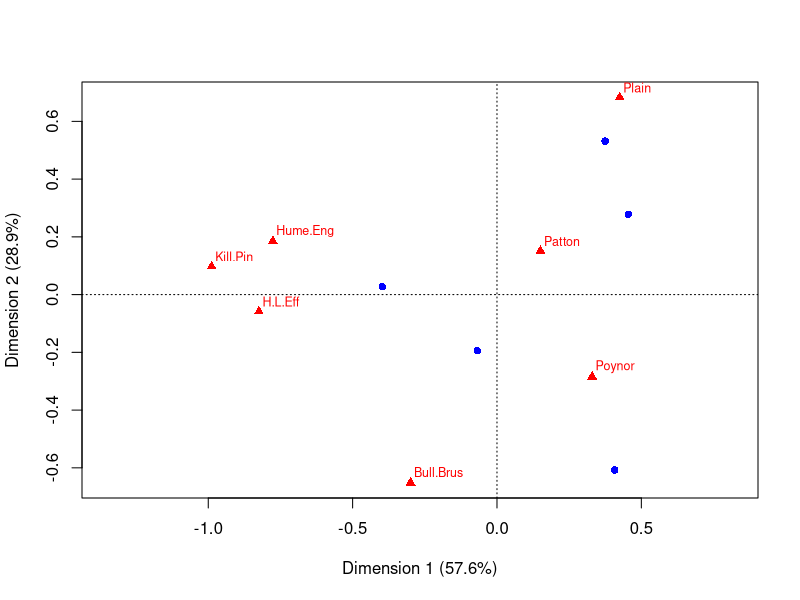
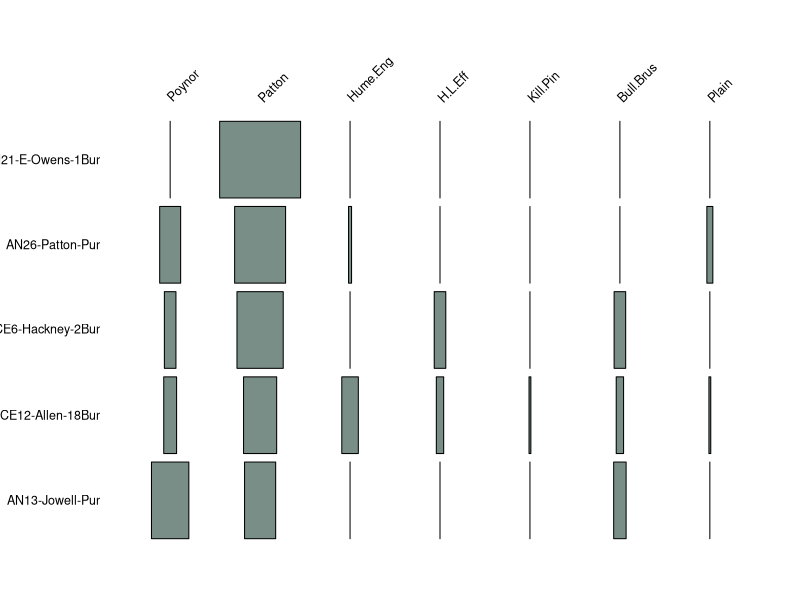

Recreate these plots in R, in order.
## ---- chunk 1
library(dplyr)
library(ca)
library(plotrix)
library(kableExtra)

# read data
data <- read.csv("seriate.allen.phase.csv")

# Row sums
(RS <- rowSums(data[, -(1)]))

# Column sums
CS <- colSums(data[, -(1)])
as.matrix(CS)
burial_ct <- data[, -(1)]
labels <- paste0(data$Burial)
rownames(burial_ct) <- labels
burial_pct <- burial_ct / RS  * 100
## ---- chunk 2
burial_ca <- ca(burial_ct)
plot.ca(burial_ca, labels=c(0, 2), cex = .75)

# Correspondence Analysis Ordering on Dimension 1
(ca_ord <- order(burial_ca$rowcoord[, 1]))
## ---- chunk 3
library(vegan)
burial_dec <- decorana(burial_ct)
# Decorana Ordering on Projection 1
(dec_ord <- order(burial_dec$rproj[, 1]))
(cor.test(ca_ord, dec_ord, method = "kendall"))
detach("package:vegan")
detach("package:permute")
## ---- chunk 4
library(seriation)
burial_dist <- dist(burial_pct, method="manhattan")
# Distance matrix:
round(burial_dist, 1)
set.seed(42)
burial_ser1 <- seriate(burial_dist, method="ARSA")
burial_ser2 <- seriate(burial_dist, method="BBURCG")
burial_ser3 <- seriate(burial_dist, method="BBWRCG")
ord1 <- get_order(burial_ser1)
ord2 <- get_order(burial_ser2)
ord3 <- get_order(burial_ser3)
# Suggested orderings
rbind(ord1, ord2, ord3)

Crit <- c("AR_events", "AR_deviations", "Gradient_raw", "Gradient_weighted")
burial_ord1 <- permute(burial_dist, ord1)
burial_ord2 <- permute(burial_dist, ord2)
burial_ord3 <- permute(burial_dist, ord3)
gahagan_dec_ord <- permute(burial_dist, dec_ord)
gahagan_ca_ord <- permute(burial_dist, ca_ord)

# Comparison between original and ordered:
Results <- list(Original=burial_dist, Ordered1=burial_ord1, Ordered2=burial_ord2, Ordered3=burial_ord3, CA=gahagan_ca_ord, DEC=gahagan_dec_ord)
round(sapply(Results, criterion, method=Crit), 1)

battleship.plot(burial_pct[ord1, ], 
                col="#798E87", 
                cex.labels = .75)
